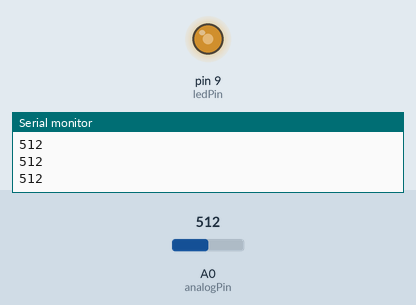
The sketch below on a simulated Arduino Uno, built with avr-gcc and run on an emulated ATmega328P. Parts: output pins drawn as LEDs (lit = HIGH), the last lines printed to the serial monitor. The test bench sets the inputs (shaded band); at power-on: A0 (analogPin) = 512.

Above: at 1.2 s.
1.3 s: A0 (analogPin) set to 716
At 1.6 s:
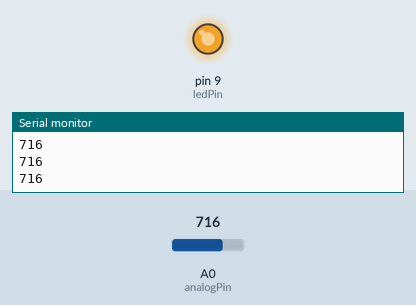
2.8 s: A0 (analogPin) set to 306
At 4.0 s:
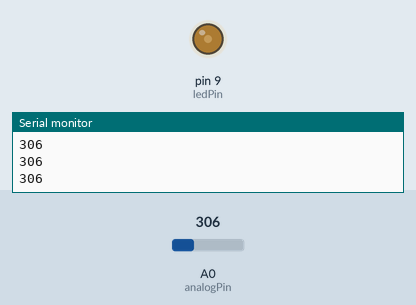
4.3 s: A0 (analogPin) set to 122
At 5.1 s:
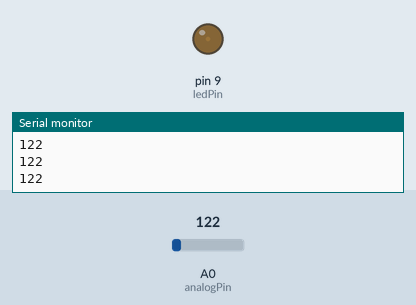
5.8 s: A0 (analogPin) set to 90
At 6.3 s:
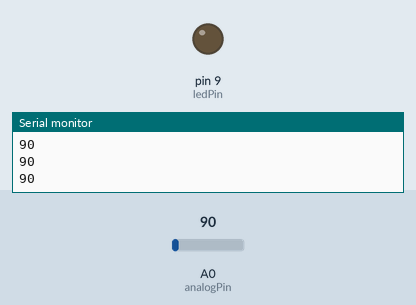
Timing chart, 0 to 8.3 s (numbered marks = the images above; inputs shaded):
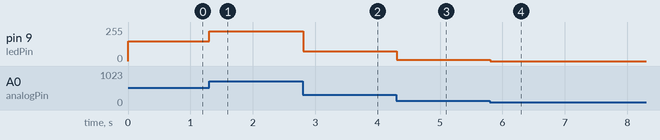

Measured:
- after the input at 1.3 s, pin 9 (ledPin): 150/255 → 224/255 at once
- after the input at 2.8 s, pin 9 (ledPin): 224/255 → 75/255 at once
- after the input at 4.3 s, pin 9 (ledPin): 75/255 → 8/255 at once
- after the input at 5.8 s, pin 9 (ledPin): 8/255 → 0/255 at once

The sketch:

AnalogInOutSerial.ino
```cpp
int ledPin = 9;      // LED connected to digital pin 9
int analogPin = A0;   // potentiometer connected to analog pin 3 (A3)
int val = 0;         // variable to store the read value

void setup() {
  pinMode(ledPin, OUTPUT);  // sets the pin as output
  Serial.begin(9600);
}

void loop() {
  val = analogRead(analogPin);  // read the input pin
  //Serial.print('read from A3 = ');
  Serial.println(val);
  //delay(1);
  if(val<100) val=100;
  if(val>800) val=800;
  int LedDimming = map(val, 100, 800, 0, 255);
  //Serial.print('send to PWM LED = ');
  //Serial.println(LedDimming);
  analogWrite(ledPin, LedDimming); // analogRead values go from 0 to 1023, analogWrite values from 0 to 255
  delay(1);
}
```
